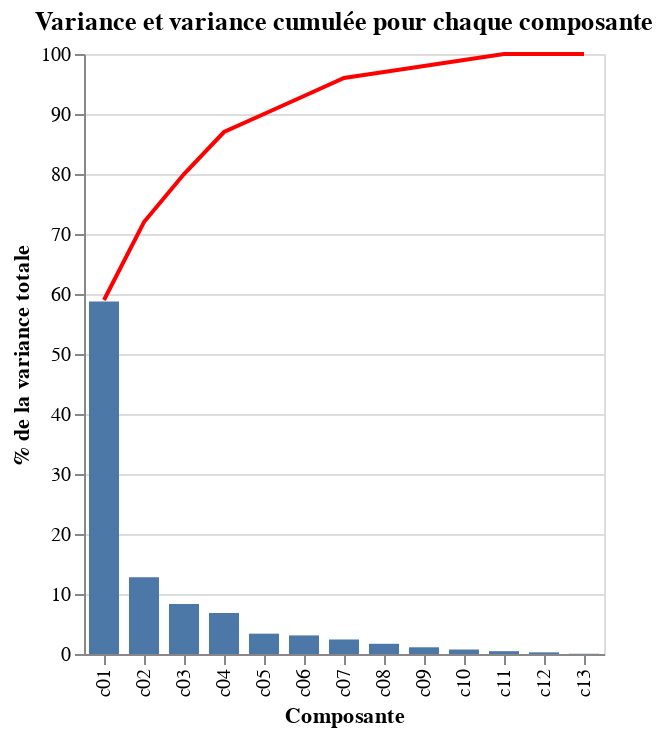

Notebook cell for this chart:
### Markdown cell above
La part de variance sur chaque composante est généralement représentée avec un screeplot

Pour faire ce graphique, le package Altair va être utilisé à la place de Seaborn (pour des questions de goûts personnels...)

### Code cell
import altair as alt

screeplot_bar = (
    alt.Chart(
        df_var, title="Variance et variance cumulée pour chaque composante"
    )  # on instancie le graphique (chart)
    .mark_bar(size=15)  # on précise que l'on va faire un graphique avec des barres
    .encode(
        x=alt.X("Composante"),
        y=alt.Y("Var", title="% de la variance totale"),
        tooltip=[
            alt.Tooltip("Composante:N"),
            alt.Tooltip(
                "Var", format=".1f"
            ),  # on ajoute la possibilité d'affichier des informations au passage de la souris
        ],
    )
)

screeplot_cum = (
    alt.Chart(df_var)
    .mark_line(color="red")  # on ajoute ici un graphique en ligne
    .encode(
        x=alt.X("Composante"),
        y=alt.Y("Var_cum", title=""),
        tooltip=[
            alt.Tooltip("Composante:N"),
            alt.Tooltip("Var_cum", format=".1f"),
        ],
    )
)

alt.layer(screeplot_cum, screeplot_bar)  # on combine les deux graphiques

### Figure 1 — Vega-Lite specification as saved in the notebook (floating-point values rounded to 4 significant figures)
{"config": {"view": {"continuousWidth": 300, "continuousHeight": 300}}, "layer": [{"mark": {"type": "line", "color": "red"}, "encoding": {"tooltip": [{"field": "Composante", "type": "nominal"}, {"field": "Var_cum", "format": ".1f", "type": "quantitative"}], "x": {"field": "Composante", "type": "nominal"}, "y": {"field": "Var_cum", "title": "", "type": "quantitative"}}}, {"mark": {"type": "bar", "size": 15}, "encoding": {"tooltip": [{"field": "Composante", "type": "nominal"}, {"field": "Var", "format": ".1f", "type": "quantitative"}], "x": {"field": "Composante", "type": "nominal"}, "y": {"field": "Var", "title": "% de la variance totale", "type": "quantitative"}}, "title": "Variance et variance cumulée pour chaque composante"}], "data": {"name": "data-728851d44553c0bd90b5b46a1d348ead"}, "$schema": "https://vega.github.io/schema/vega-lite/v5.20.1.json", "datasets": {"data-728851d44553c0bd90b5b46a1d348ead": [{"Composante": "c01", "Var": 58.75, "Var_cum": 59.0}, {"Composante": "c02", "Var": 12.79, "Var_cum": 72.0}, {"Composante": "c03", "Var": 8.35, "Var_cum": 80.0}, {"Composante": "c04", "Var": 6.85, "Var_cum": 87.0}, {"Composante": "c05", "Var": 3.39, "Var_cum": 90.0}, {"Composante": "c06", "Var": 3.1, "Var_cum": 93.0}, {"Composante": "c07", "Var": 2.42, "Var_cum": 96.0}, {"Composante": "c08", "Var": 1.7, "Var_cum": 97.0}, {"Composante": "c09", "Var": 1.12, "Var_cum": 98.0}, {"Composante": "c10", "Var": 0.75, "Var_cum": 99.0}, {"Composante": "c11", "Var": 0.47, "Var_cum": 100.0}, {"Composante": "c12", "Var": 0.27, "Var_cum": 100.0}, {"Composante": "c13", "Var": 0.04, "Var_cum": 100.0}]}}
